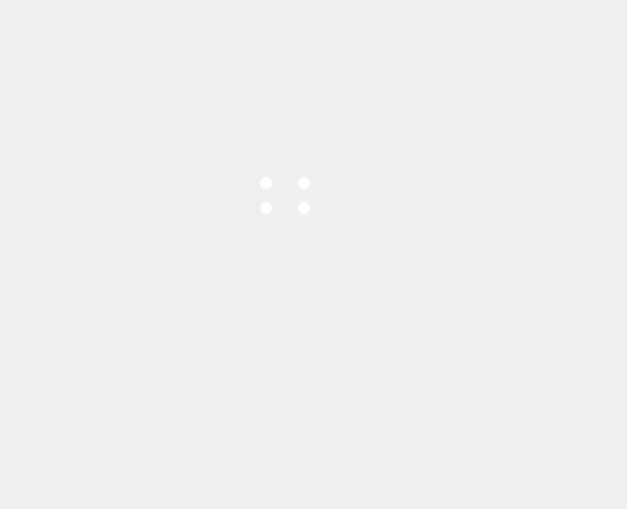
          <widget class="QWidget" name="right_page">
           <widget class="QWidget" name="gridLayoutWidget_4">
            <property name="geometry">
             <rect>
              <x>240</x>
              <y>170</y>
              <width>91</width>
              <height>51</height>
             </rect>
            </property>
            <layout class="QGridLayout" name="gridLayout_right">
             <item row="0" column="1">
              <widget class="QWidget" name="widget_58" native="true">
               <property name="minimumSize">
                <size>
                 <width>12</width>
                 <height>12</height>
                </size>
               </property>
               <property name="maximumSize">
                <size>
                 <width>12</width>
                 <height>12</height>
                </size>
               </property>
               <property name="styleSheet">
                <string notr="true">border: none;
border-radius: 6px;
background-color : white ; 
</string>
               </property>
              </widget>
             </item>
             <item row="1" column="0">
              <widget class="QWidget" name="widget_61" native="true">
               <property name="minimumSize">
                <size>
                 <width>12</width>
                 <height>12</height>
                </size>
               </property>
               <property name="maximumSize">
                <size>
                 <width>12</width>
                 <height>12</height>
                </size>
               </property>
               <property name="styleSheet">
                <string notr="true">border: none;
border-radius: 6px;
background-color : white ; 
</string>
               </property>
              </widget>
             </item>
             <item row="0" column="0">
              <widget class="QWidget" name="widget_59" native="true">
               <property name="minimumSize">
                <size>
                 <width>12</width>
                 <height>12</height>
                </size>
               </property>
               <property name="maximumSize">
                <size>
                 <width>12</width>
                 <height>12</height>
                </size>
               </property>
               <property name="styleSheet">
                <string notr="true">border: none;
border-radius: 6px;
background-color : white ; 
</string>
               </property>
              </widget>
             </item>
             <item row="1" column="1">
              <widget class="QWidget" name="widget_63" native="true">
               <property name="minimumSize">
                <size>
                 <width>12</width>
                 <height>12</height>
                </size>
               </property>
               <property name="maximumSize">
                <size>
                 <width>12</width>
                 <height>12</height>
                </size>
               </property>
               <property name="styleSheet">
                <string notr="true">border: none;
border-radius: 6px;
background-color : white ; 
</string>
               </property>
              </widget>
             </item>
            </layout>
           </widget>
           <widget class="QLabel" name="label_8">
            <property name="geometry">
             <rect>
              <x>0</x>
              <y>0</y>
              <width>618</width>
              <height>500</height>
             </rect>
            </property>
            <property name="minimumSize">
             <size>
              <width>618</width>
              <height>500</height>
             </size>
            </property>
            <property name="maximumSize">
             <size>
              <width>618</width>
              <height>500</height>
             </size>
            </property>
            <property name="text">
             <string/>
            </property>
            <property name="pixmap">
             <pixmap resource="icons/images.qrc">:/image/right.png</pixmap>
            </property>
           </widget>
           <zorder>label_8</zorder>
           <zorder>gridLayoutWidget_4</zorder>
          </widget>
